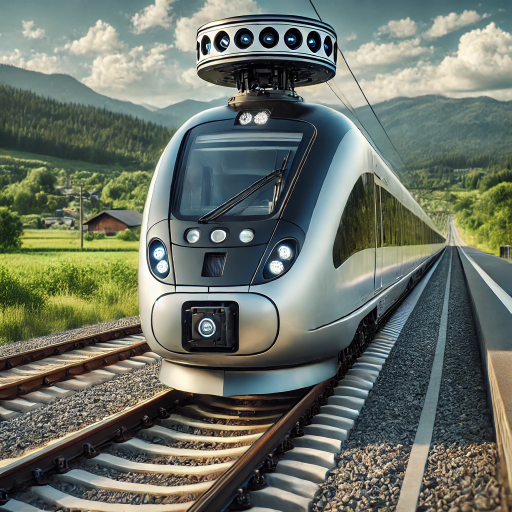
#> input picture DALL·E 2024-08-24 19.24.49 - A sleek, modern train traveling on a set of railway tracks through a scenic landscape. The train is equipped with a high-tech LiDAR sensor mounted on .webp, 1024 x 1024 px (shown at 1/2 size)
$ python -i railtel.py   (imports and definitions only)
#> lines starting #> are read from the running program, lines starting #| are printed output that depends on the picture; after the words box and inside, x2 and y2 are one past the last pixel; in counts of white or black regions, pixels touching at a corner belong together
import time
import math
import json
import cv2
import numpy as np
from datetime import datetime
import serial
import threading
import sqlite3
from PIL import Image
import requests
import base64
import os
import random

class RailTelSafetySystem:
    def __init__(self, driver_number="+918765432109", control_number="+911234567890", workshop_number="+919876543210"):
        self.driver_number = driver_number
        self.control_number = control_number
        self.workshop_number = workshop_number
        self.track_position = 0.0  # Start at 0 to match output positions
        self.current_speed = 75
        self.sensor_network = [
            {'id': f'SENSOR_{i}', 'position': i * 100.0, 'latitude': 17.4065 + (i * 0.00041667), 'longitude': 78.4776 + (i * 0.00041667)}
            for i in range(100)
        ]
        self.db_connection = sqlite3.connect('railtel_safety.db')
        self.create_database()
        self.gsm_serial = None
        self.initialize_gsm_module()
        print("RailTel Advanced Safety Solutions")
        print("3D Obstacle Detection & Sensor Network System")
        print("=" * 70)

    def create_database(self):
        """Initialize SQLite database for storing alerts"""
        cursor = self.db_connection.cursor()
        cursor.execute('''
            CREATE TABLE IF NOT EXISTS alerts (
                id INTEGER PRIMARY KEY AUTOINCREMENT,
                timestamp TEXT,
                alert_type TEXT,
                severity REAL,
                location TEXT,
                sensor_data TEXT
            )
        ''')
        self.db_connection.commit()

    def initialize_gsm_module(self):
        """Initialize GSM module for SMS communication"""
        try:
            self.gsm_serial = serial.Serial('COM3', 9600, timeout=1)
            time.sleep(1)
            self.gsm_serial.write('AT\r\n'.encode())
            time.sleep(1)
            self.gsm_serial.write('AT+CMGF=1\r\n'.encode())
            time.sleep(1)
            print("GSM Module Initialized")
        except serial.SerialException:
            print("GSM Module Initialization Failed - Using Simulation Mode")
            self.gsm_serial = None

    # [190 lines left out: functions send_sms, process_3d_obstacle, simulate_obstacle_detection, simulate_crack_detection, collect_sensor_data, process_sensor_network_data and 4 more, not called in this run]

    def process_image(self, image_path):
        """Process image for obstacle detection"""
        try:
            img = cv2.imread(image_path)
#> img is the input picture: shape (1024, 1024, 3); mean B, G, R 103.4, 115, 107.8
            if img is None:
                return None
            gray = cv2.cvtColor(img, cv2.COLOR_BGR2GRAY)
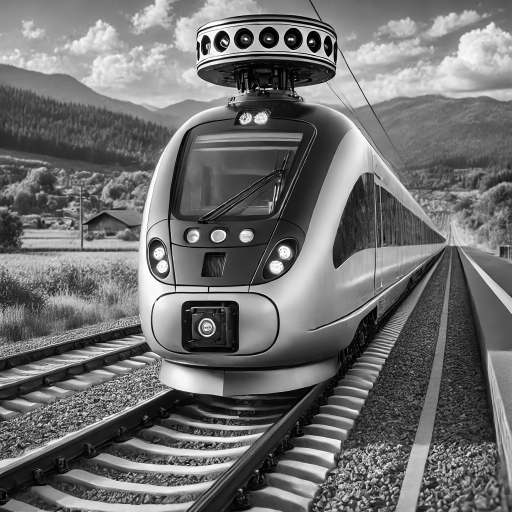
#> gray: shape (1024, 1024) (shown at 1/2 size); min 0, max 255, mean 111.5
            edges = cv2.Canny(gray, 100, 200)
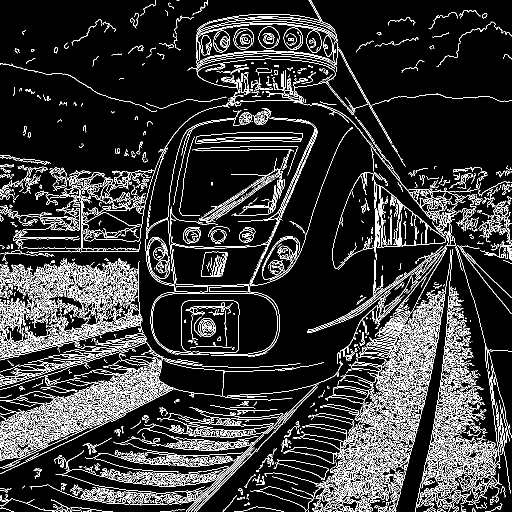
#> edges: shape (1024, 1024) (shown at 1/2 size); 12.7% white in thin lines or dots
            contours, _ = cv2.findContours(edges, cv2.RETR_EXTERNAL, cv2.CHAIN_APPROX_SIMPLE)
#> contours = 3231 contours, 2874 with area under 20; largest, box (x1, y1, x2, y2) and area: (362, 600, 479, 706) 11664, (0, 721, 587, 922) 5540, (390, 264, 606, 287) 3410, (854, 836, 957, 963) 1932, (750, 409, 1024, 945) 1726
            obstacles = []
            for contour in contours:
                area = cv2.contourArea(contour)
                if area > 1000:
                    x, y, w, h = cv2.boundingRect(contour)
                    obstacles.append({'x': x, 'y': y, 'width': w, 'height': h})
#> this loop made 3231 passes
#> (area, x, y, w, h) on passes 699, 886, 1458, 2046, 2348, 2357, 2380, 2667, 2977, 2980, 3188, 3190: (1055, 673, 868, 101, 114), (1932.5, 854, 836, 103, 127), (5540.5, 0, 721, 587, 201), (11663.5, 362, 600, 117, 106), (1027, 794, 525, 107, 239), (1098.5, 54, 524, 117, 86), (1105, 165, 516, 96, 70), (1726, 750, 409, 274, 536), (3410.5, 390, 264, 216, 23), (1723, 301, 255, 405, 457), (1009, 613, 61, 30, 45), (1090.5, 426, 61, 34, 44)
#> area on passes 41, 46, 47, 57: 58.5, 60.5, 56, 23.5
#> after the loop, obstacles = 14 items
            return obstacles
        except Exception as e:
            print(f"Image processing error: {e}")
            return None

    # [60 lines left out: functions generate_arduino_sensor_code, main_safety_loop, not called in this run]

# [11 lines not run here, left out]

>>> result = RailTelSafetySystem().process_image('DALL·E 2024-08-24 19.24.49 - A sleek, modern train traveling on a set of railway tracks through a scenic landscape. The train is equipped with a high-tech LiDAR sensor mounted on .webp')
#> result = 14 items

$ run again, on DALL·E 2024-08-24 19.24.57 - A sleek, modern train traveling on a set of railway tracks through a scenic landscape. The train is equipped with a high-tech LiDAR sensor mounted on .webp
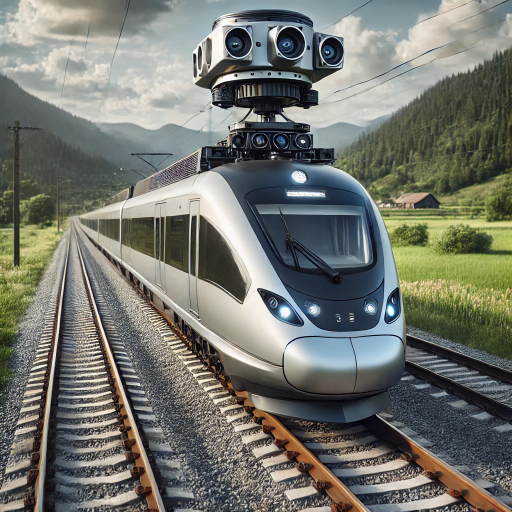
#> input picture DALL·E 2024-08-24 19.24.57 - A sleek, modern train traveling on a set of railway tracks through a scenic landscape. The train is equipped with a high-tech LiDAR sensor mounted on .webp, 1024 x 1024 px (shown at 1/2 size)
#> in process_image, img is the input picture: shape (1024, 1024, 3); mean B, G, R 110.4, 118.2, 115.8
#> in process_image, `gray = cv2.cvtColor(img, cv2.COLOR_BGR2GRAY)`:
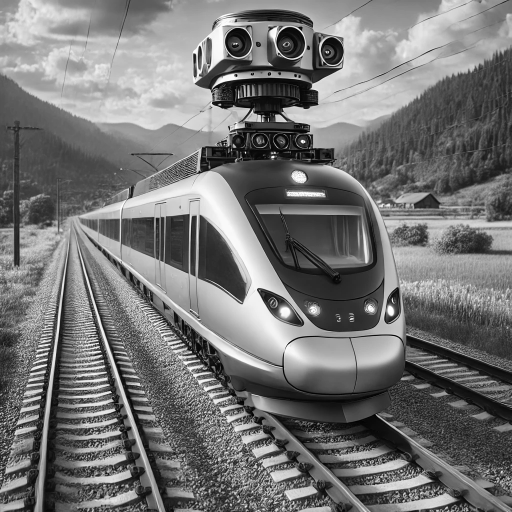
#> gray: shape (1024, 1024) (shown at 1/2 size); min 0, max 255, mean 116.6
#> in process_image, `edges = cv2.Canny(gray, 100, 200)`:
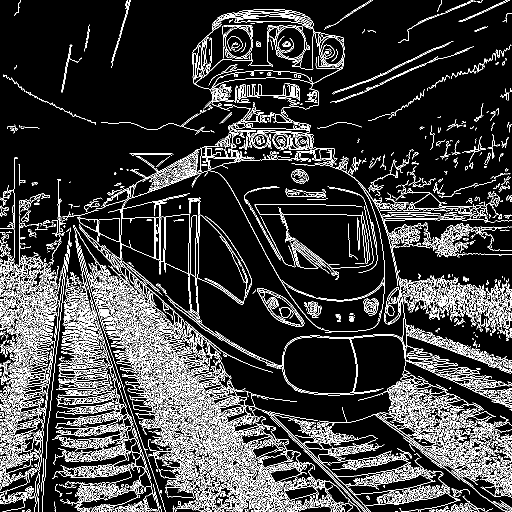
#> edges: shape (1024, 1024) (shown at 1/2 size); 14.1% white in thin lines or dots
#> contours = 4247 contours, 3890 with area under 20; largest, box (x1, y1, x2, y2) and area: (328, 428, 400, 638) 5262, (508, 881, 630, 993) 4208, (514, 576, 609, 654) 3369, (536, 51, 611, 117) 2836, (423, 35, 688, 191) 2827
#> the loop in process_image, `for contour in contours:` made 4247 passes
#> (area, x, y, w, h) on passes 549, 888, 1145, 1214, 1444, 1836, 2170, 2178: (1573, 130, 929, 134, 74), (4208, 508, 881, 122, 112), (1103.5, 129, 847, 128, 85), (1265.5, 0, 841, 76, 114), (1283, 638, 814, 344, 156), (2326, 104, 763, 164, 119), (1616.5, 418, 710, 176, 160), (2554.5, 251, 709, 187, 100)
#> after the loop in process_image, `for contour in contours:`: obstacles = 19 items
